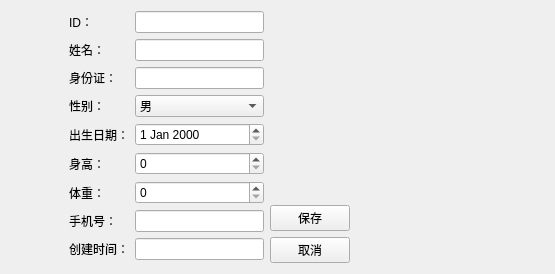
<?xml version="1.0" encoding="UTF-8"?>
<ui version="4.0">
 <class>PatientEditView</class>
 <widget class="QWidget" name="PatientEditView">
  <property name="geometry">
   <rect>
    <x>0</x>
    <y>0</y>
    <width>555</width>
    <height>274</height>
   </rect>
  </property>
  <property name="windowTitle">
   <string>Form</string>
  </property>
  <layout class="QGridLayout" name="gridLayout">
   <item row="0" column="0">
    <spacer name="horizontalSpacer">
     <property name="orientation">
      <enum>Qt::Orientation::Horizontal</enum>
     </property>
     <property name="sizeType">
      <enum>QSizePolicy::Policy::Fixed</enum>
     </property>
     <property name="sizeHint" stdset="0">
      <size>
       <width>58</width>
       <height>20</height>
      </size>
     </property>
    </spacer>
   </item>
   <item row="0" column="1" rowspan="2">
    <layout class="QFormLayout" name="formLayout">
     <item row="0" column="0">
      <widget class="QLabel" name="label">
       <property name="text">
        <string>ID：</string>
       </property>
       <property name="alignment">
        <set>Qt::AlignmentFlag::AlignRight|Qt::AlignmentFlag::AlignTrailing|Qt::AlignmentFlag::AlignVCenter</set>
       </property>
      </widget>
     </item>
     <item row="0" column="1">
      <widget class="QLineEdit" name="dbEditID"/>
     </item>
     <item row="1" column="0">
      <widget class="QLabel" name="label_2">
       <property name="text">
        <string>姓名：</string>
       </property>
       <property name="alignment">
        <set>Qt::AlignmentFlag::AlignRight|Qt::AlignmentFlag::AlignTrailing|Qt::AlignmentFlag::AlignVCenter</set>
       </property>
      </widget>
     </item>
     <item row="1" column="1">
      <widget class="QLineEdit" name="dbEditName"/>
     </item>
     <item row="2" column="0">
      <widget class="QLabel" name="label_3">
       <property name="text">
        <string>身份证：</string>
       </property>
       <property name="alignment">
        <set>Qt::AlignmentFlag::AlignRight|Qt::AlignmentFlag::AlignTrailing|Qt::AlignmentFlag::AlignVCenter</set>
       </property>
      </widget>
     </item>
     <item row="2" column="1">
      <widget class="QLineEdit" name="dbEditIDCard"/>
     </item>
     <item row="3" column="0">
      <widget class="QLabel" name="label_4">
       <property name="text">
        <string>性别：</string>
       </property>
       <property name="alignment">
        <set>Qt::AlignmentFlag::AlignRight|Qt::AlignmentFlag::AlignTrailing|Qt::AlignmentFlag::AlignVCenter</set>
       </property>
      </widget>
     </item>
     <item row="3" column="1">
      <widget class="QComboBox" name="dbComboSex">
       <item>
        <property name="text">
         <string>男</string>
        </property>
       </item>
       <item>
        <property name="text">
         <string>女</string>
        </property>
       </item>
      </widget>
     </item>
     <item row="4" column="0">
      <widget class="QLabel" name="label_5">
       <property name="text">
        <string>出生日期：</string>
       </property>
       <property name="alignment">
        <set>Qt::AlignmentFlag::AlignRight|Qt::AlignmentFlag::AlignTrailing|Qt::AlignmentFlag::AlignVCenter</set>
       </property>
      </widget>
     </item>
     <item row="4" column="1">
      <widget class="QDateEdit" name="dbDateEditDOB"/>
     </item>
     <item row="5" column="0">
      <widget class="QLabel" name="label_6">
       <property name="text">
        <string>身高：</string>
       </property>
       <property name="alignment">
        <set>Qt::AlignmentFlag::AlignRight|Qt::AlignmentFlag::AlignTrailing|Qt::AlignmentFlag::AlignVCenter</set>
       </property>
      </widget>
     </item>
     <item row="5" column="1">
      <widget class="QSpinBox" name="dbSpinHeight"/>
     </item>
     <item row="6" column="0">
      <widget class="QLabel" name="label_7">
       <property name="text">
        <string>体重：</string>
       </property>
       <property name="alignment">
        <set>Qt::AlignmentFlag::AlignRight|Qt::AlignmentFlag::AlignTrailing|Qt::AlignmentFlag::AlignVCenter</set>
       </property>
      </widget>
     </item>
     <item row="6" column="1">
      <widget class="QSpinBox" name="dbSpinWeight"/>
     </item>
     <item row="7" column="0">
      <widget class="QLabel" name="label_8">
       <property name="text">
        <string>手机号：</string>
       </property>
       <property name="alignment">
        <set>Qt::AlignmentFlag::AlignRight|Qt::AlignmentFlag::AlignTrailing|Qt::AlignmentFlag::AlignVCenter</set>
       </property>
      </widget>
     </item>
     <item row="7" column="1">
      <widget class="QLineEdit" name="dbEditMobile"/>
     </item>
     <item row="8" column="0">
      <widget class="QLabel" name="label_9">
       <property name="text">
        <string>创建时间：</string>
       </property>
      </widget>
     </item>
     <item row="8" column="1">
      <widget class="QLineEdit" name="dbCreatedTimeStamp"/>
     </item>
    </layout>
   </item>
   <item row="0" column="2" rowspan="2">
    <layout class="QVBoxLayout" name="verticalLayout">
     <item>
      <spacer name="verticalSpacer">
       <property name="orientation">
        <enum>Qt::Orientation::Vertical</enum>
       </property>
       <property name="sizeHint" stdset="0">
        <size>
         <width>20</width>
         <height>236</height>
        </size>
       </property>
      </spacer>
     </item>
     <item>
      <widget class="QPushButton" name="pushButton">
       <property name="text">
        <string>保存</string>
       </property>
      </widget>
     </item>
     <item>
      <widget class="QPushButton" name="pushButton_2">
       <property name="text">
        <string>取消</string>
       </property>
      </widget>
     </item>
    </layout>
   </item>
   <item row="1" column="3">
    <spacer name="horizontalSpacer_2">
     <property name="orientation">
      <enum>Qt::Orientation::Horizontal</enum>
     </property>
     <property name="sizeHint" stdset="0">
      <size>
       <width>40</width>
       <height>20</height>
      </size>
     </property>
    </spacer>
   </item>
  </layout>
 </widget>
 <resources/>
 <connections/>
</ui>
